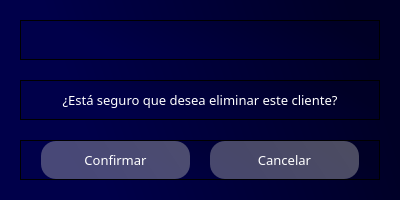
<?xml version="1.0" encoding="UTF-8"?>
<ui version="4.0">
 <class>Dialog</class>
 <widget class="QDialog" name="Dialog">
  <property name="geometry">
   <rect>
    <x>0</x>
    <y>0</y>
    <width>400</width>
    <height>200</height>
   </rect>
  </property>
  <property name="windowTitle">
   <string>Eliminar cliente</string>
  </property>
  <property name="windowIcon">
   <iconset>
    <normaloff>../icons/book.png</normaloff>../icons/book.png</iconset>
  </property>
  <property name="modal">
   <bool>true</bool>
  </property>
  <layout class="QVBoxLayout" name="verticalLayout">
   <property name="spacing">
    <number>0</number>
   </property>
   <property name="leftMargin">
    <number>0</number>
   </property>
   <property name="topMargin">
    <number>0</number>
   </property>
   <property name="rightMargin">
    <number>0</number>
   </property>
   <property name="bottomMargin">
    <number>0</number>
   </property>
   <item>
    <widget class="QWidget" name="widget" native="true">
     <property name="styleSheet">
      <string notr="true">background-color: qlineargradient(spread:pad, x1:1, y1:0.363, x2:0, y2:0.528864, stop:0.0696517 rgba(0, 0, 38, 255), stop:0.81592 rgba(0, 0, 74, 255));</string>
     </property>
     <layout class="QVBoxLayout" name="verticalLayout_2" stretch="0,0,0">
      <property name="spacing">
       <number>20</number>
      </property>
      <property name="leftMargin">
       <number>20</number>
      </property>
      <property name="topMargin">
       <number>20</number>
      </property>
      <property name="rightMargin">
       <number>20</number>
      </property>
      <property name="bottomMargin">
       <number>20</number>
      </property>
      <item>
       <widget class="QFrame" name="header">
        <property name="frameShape">
         <enum>QFrame::StyledPanel</enum>
        </property>
        <property name="frameShadow">
         <enum>QFrame::Raised</enum>
        </property>
        <layout class="QHBoxLayout" name="horizontalLayout">
         <property name="spacing">
          <number>0</number>
         </property>
         <property name="leftMargin">
          <number>0</number>
         </property>
         <property name="topMargin">
          <number>0</number>
         </property>
         <property name="rightMargin">
          <number>0</number>
         </property>
         <property name="bottomMargin">
          <number>0</number>
         </property>
         <item>
          <widget class="QLabel" name="lblEliminar">
           <property name="font">
            <font>
             <family>Candara</family>
             <pointsize>11</pointsize>
             <weight>75</weight>
             <bold>true</bold>
            </font>
           </property>
           <property name="styleSheet">
            <string notr="true">color: rgb(255, 255, 255);</string>
           </property>
           <property name="text">
            <string/>
           </property>
           <property name="alignment">
            <set>Qt::AlignCenter</set>
           </property>
          </widget>
         </item>
        </layout>
       </widget>
      </item>
      <item>
       <widget class="QFrame" name="content">
        <property name="frameShape">
         <enum>QFrame::StyledPanel</enum>
        </property>
        <property name="frameShadow">
         <enum>QFrame::Raised</enum>
        </property>
        <layout class="QHBoxLayout" name="horizontalLayout_2">
         <property name="spacing">
          <number>0</number>
         </property>
         <property name="leftMargin">
          <number>0</number>
         </property>
         <property name="topMargin">
          <number>0</number>
         </property>
         <property name="rightMargin">
          <number>0</number>
         </property>
         <property name="bottomMargin">
          <number>0</number>
         </property>
         <item>
          <widget class="QLabel" name="lblMessage">
           <property name="font">
            <font>
             <family>Candara</family>
             <pointsize>10</pointsize>
            </font>
           </property>
           <property name="styleSheet">
            <string notr="true">color: rgb(255, 255, 255);</string>
           </property>
           <property name="text">
            <string>¿Está seguro que desea eliminar este cliente?</string>
           </property>
           <property name="alignment">
            <set>Qt::AlignCenter</set>
           </property>
          </widget>
         </item>
        </layout>
       </widget>
      </item>
      <item>
       <widget class="QFrame" name="footer">
        <property name="frameShape">
         <enum>QFrame::StyledPanel</enum>
        </property>
        <property name="frameShadow">
         <enum>QFrame::Raised</enum>
        </property>
        <layout class="QHBoxLayout" name="horizontalLayout_3">
         <property name="spacing">
          <number>20</number>
         </property>
         <property name="leftMargin">
          <number>20</number>
         </property>
         <property name="topMargin">
          <number>0</number>
         </property>
         <property name="rightMargin">
          <number>20</number>
         </property>
         <property name="bottomMargin">
          <number>0</number>
         </property>
         <item>
          <widget class="QPushButton" name="btnConfirmar">
           <property name="font">
            <font>
             <family>Candara</family>
             <pointsize>10</pointsize>
            </font>
           </property>
           <property name="cursor">
            <cursorShape>PointingHandCursor</cursorShape>
           </property>
           <property name="styleSheet">
            <string notr="true">QPushButton#btnConfirmar{
	background-color: qlineargradient(spread:pad, x1:1, y1:0.363, x2:0, y2:0.528864, stop:0.0696517 rgba(184, 184, 184, 105), stop:0.81592 rgba(195, 195, 195, 94));
	
	color: rgba(255, 255, 255);
	border-radius: 15px;
	padding: 10px;
}

QPushButton#btnConfirmar:hover{
	background-color: qlineargradient(spread:pad, x1:1, y1:0.363, x2:0, y2:0.528864, stop:0.0696517 rgba(150, 150, 150, 255), stop:0.81592 rgba(201, 201, 201, 255));
}

QPushButton#btnConfirmar:pressed{
	background-color: rgb(173, 173, 173);
}</string>
           </property>
           <property name="text">
            <string>Confirmar</string>
           </property>
          </widget>
         </item>
         <item>
          <widget class="QPushButton" name="btnCancelar">
           <property name="font">
            <font>
             <family>Candara</family>
             <pointsize>10</pointsize>
            </font>
           </property>
           <property name="cursor">
            <cursorShape>PointingHandCursor</cursorShape>
           </property>
           <property name="styleSheet">
            <string notr="true">QPushButton#btnCancelar{
	background-color: qlineargradient(spread:pad, x1:1, y1:0.363, x2:0, y2:0.528864, stop:0.0696517 rgba(184, 184, 184, 105), stop:0.81592 rgba(195, 195, 195, 94));
	
	color: rgba(255, 255, 255);
	border-radius: 15px;
	padding: 10px;
}

QPushButton#btnCancelar:hover{
	background-color: qlineargradient(spread:pad, x1:1, y1:0.363, x2:0, y2:0.528864, stop:0.0696517 rgba(150, 150, 150, 255), stop:0.81592 rgba(201, 201, 201, 255));
}

QPushButton#btnCancelar:pressed{
	background-color: rgb(173, 173, 173);
}</string>
           </property>
           <property name="text">
            <string>Cancelar</string>
           </property>
          </widget>
         </item>
        </layout>
       </widget>
      </item>
     </layout>
    </widget>
   </item>
  </layout>
 </widget>
 <resources/>
 <connections/>
</ui>
